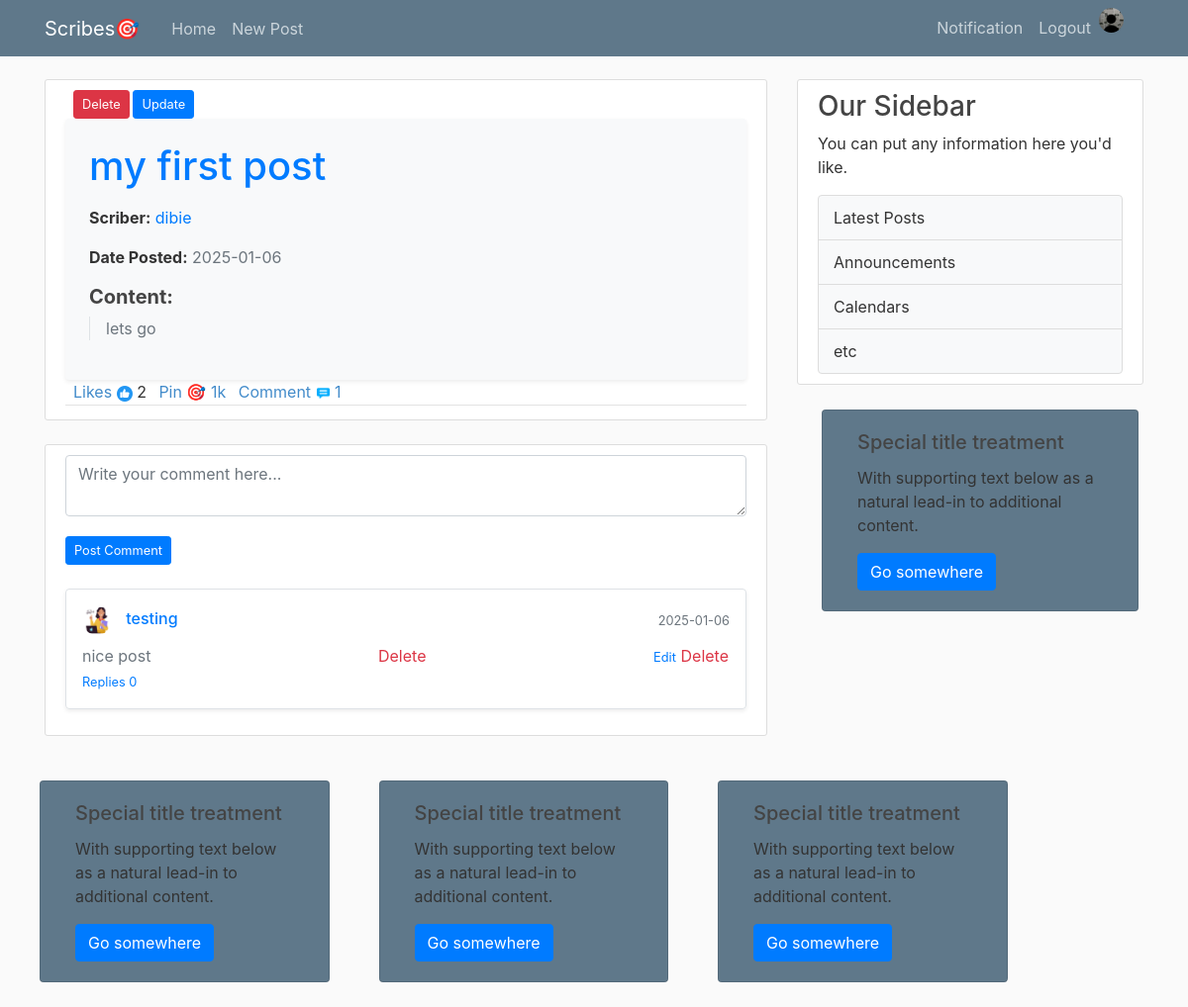
/post/detail/my first post (signed in), run on an earlier commit of the app's database.
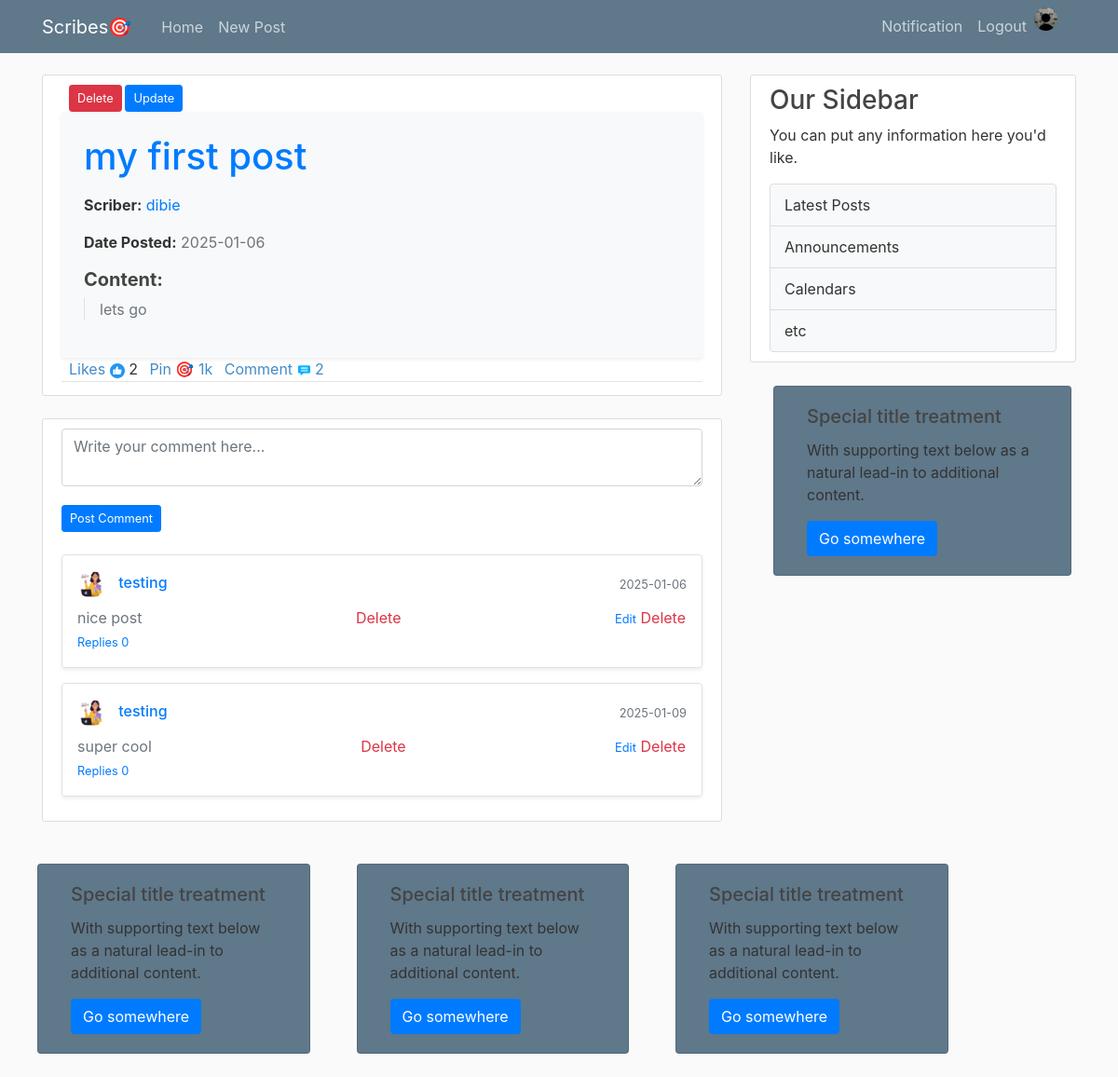
And on a later commit of the database.
### flaskblog/models.py (models this page shows, shortened)
class Comment(db.Model):
    id = db.Column(db.Integer, primary_key=True)
    content = db.Column(db.String(500), nullable=False)
    user_id = db.Column(db.Integer, db.ForeignKey('user.id'), nullable=False)
    post_id = db.Column(db.Integer, db.ForeignKey('post.id'), nullable=False)
    created_at = db.Column(db.DateTime, default=datetime.utcnow)
    user = db.relationship('User', backref=db.backref('comments', lazy=True))
    post = db.relationship('Post', backref=db.backref('comments', lazy='dynamic'))

class User(db.Model, UserMixin):
    id = db.Column(db.Integer, primary_key=True)
    username = db.Column(db.String(20), nullable=False, unique=True)
    email = db.Column(db.String(120), nullable=False, unique=True)
    image_file = db.Column(db.String(20), nullable=False, default='default.jpg')
    password = db.Column(db.String(60), nullable=False)
    posts = db.relationship('Post', backref='author', lazy=True)
    is_admin = db.Column(db.Boolean, nullable=False,default=False)
    Biography= db.Column(db.Text, nullable=False,default='Add A Brief Description About Yourself')

### flaskblog/routes.py (the view)
@app.route("/post/detail/<title>", methods=['POST', 'GET'])
@login_required
def post_detail(title):
    image_file = url_for('static', filename='profile_pics/' + current_user.image_file)
    post = Post.query.filter_by(title=title).first_or_404()
    comments = Comment.query.filter_by(post_id=post.id).all()
    edit_comment_id = request.args.get("edit_comment_id", type=int)
    edit_comment = Comment.query.get(edit_comment_id) if edit_comment_id else None
    return render_template('post_detail.html',post=post,image_file=image_file,comments=comments,edit_comment=edit_comment)

### flaskblog/models.py (called while the page is built)
@login_manager.user_loader
def load_user(user_id):
    return User.query.get(int(user_id))

### flaskblog/templates/post_detail.html (shortened to what the changed rows need)
{% extends "layout.html" %}
{% block content %}
    <div class="content-section">
        <div class="post-content-section p-4 bg-light rounded shadow-sm">
            <h1 class="post-title text-primary  mb-3">{{ post.title }}</h1>
        </div>
         <div class="article-metadata">
                <a class="ml-2" style="color: #428bca;">Likes</a>
                <a id="like-btn" data-post-id="{{ post.id }}" href="javascript:void(0);">
                            {% set user_ids = post.likes | map(attribute='user_id') | list %}
                            {% if current_user.id in user_ids %}
                               <img src="{{ url_for('static', filename='images/like.png') }}" alt="Unlike" />
                            {% else %}
                                <img src="{{ url_for('static', filename='images/thumb-up.png') }}" alt="Like" />
                            {% endif %}
                        </a>
                        <span id="like-count">{{ post.likes | length }}</span>
                <a class="ml-2" style="color: #428bca;" href="{{ url_for('pin_post') }}">
                    Pin 🎯 1k
                </a>
              <a class="ml-2" style = "color: #428bca" >Comment</a> <img src="{{ url_for('static', filename='images/talk.png') }}" alt="Comment" style="width: 15px; height: 15px;">
              <a style="color: #428bca">{{post.comments.count()}}</a>
       </div>
   </div>
   <div class="content-section mt-4">
    <div class="comments-section mt-4">
        {% for comment in post.comments %}
        <div class="comment mb-3 p-3 rounded border shadow-sm">
            <div class="d-flex justify-content-between align-items-center">
                <h6 class="mb-0 text-primary">
                    <img class="rounded-circle article-img2" src="{{url_for('static', filename='profile_pics/'+ comment.user.image_file)}}">
                    <a href="{{url_for('look', username=comment.user.username)}}">{{ comment.user.username }}</a>
                </h6>
                <small class="text-muted">{{ comment.created_at.strftime('%Y-%m-%d') }}</small>
            </div>
            <div class="d-flex justify-content-between align-items-center mt-2">
                <p class="mb-0 text-secondary">{{ comment.content }}</p>
                 {% if  current_user.username == post.author.username and current_user.username ==comment.user.username%}
                     <div>
                        <small>
                            <a href="{{ url_for('post_detail', title=post.title, edit_comment_id=comment.id) }}" class="text-primary">Edit</a>
                        </small>
                       <small>
                            <form action="{{ url_for('delete_comment', comment_id=comment.id) }}" method="POST" class="d-inline">
                                <button type="submit" class="btn btn-link text-danger p-0 m-0 align-baseline">Delete</button>
                            </form>
                      </small>
                    </div>
                {% elif current_user.username == post.author.username: %}
                    <small>
                            <form action="{{ url_for('delete_comment', comment_id=comment.id) }}" method="POST" class="d-inline">
                                <button type="submit" class="btn btn-link text-danger p-0 m-0 align-baseline">Delete</button>
                            </form>
                      </small>
                {% endif %}
                {% if current_user.email == 'dibieemmanuel403@gmail.com': %}
                   <div>
                        <small>
                            <a href="{{ url_for('post_detail', title=post.title, edit_comment_id=comment.id) }}" class="text-primary">Edit</a>
                        </small>
                       <small>
                            <form action="{{ url_for('delete_comment', comment_id=comment.id) }}" method="POST" class="d-inline">
                                <button type="submit" class="btn btn-link text-danger p-0 m-0 align-baseline">Delete</button>
                            </form>
                      </small>
                    </div>
                {% endif %}
           </div>
              <div>
                    <small>
                       <a href="{{ url_for('reply_comment',comment_id=comment.id) }}" class="text-primary mr-2">Replies {{comment.replies.count() }}</a>
                    </small>
                </div>
           </div>
        {% else %}
        <p class="text-muted">No comments yet. Be the first to comment!</p>
        {% endfor %}
    </div>
</div>
{% endblock %}

What changed in the data, as far as the page shows it:
added Comment: image_file (picture), user.username "testing", created_at "2025-01-09", content "super cool", replies.count "0"
Also different on the page:
{{ post.comments.count() }}: "1" → "2"
